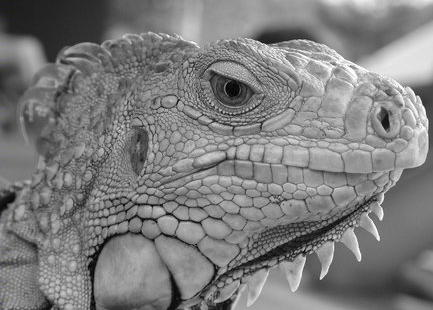
#> input picture hw2_release/iguana.png, 433 x 310 px; the run also reads 2 pictures not shown here
$ jupyter execute --allow-errors hw2.ipynb   (shell and % lines are left out)
#> lines starting #> are read from the running program, lines starting #| are printed output that depends on the picture
### hw2_release/edge.py
import numpy as np


def conv(image, kernel):
    """ An implementation of convolution filter.

    This function uses element-wise multiplication and np.sum()
    to efficiently compute weighted sum of neighborhood at each
    pixel.

    Args:
        image: numpy array of shape (Hi, Wi)
        kernel: numpy array of shape (Hk, Wk)

    Returns:
        out: numpy array of shape (Hi, Wi)
    """
    Hi, Wi = image.shape
    Hk, Wk = kernel.shape
    out = np.zeros((Hi, Wi))

    # For this assignment, we will use edge values to pad the images.
    # Zero padding will make derivatives at the image boundary very big,
    # whereas we want to ignore the edges at the boundary.
    pad_width0 = Hk // 2
    pad_width1 = Wk // 2
    pad_width = ((pad_width0, pad_width0), (pad_width1, pad_width1))
    padded = np.pad(image, pad_width, mode='edge')

    # YOUR CODE HERE
    fliped_kernel = np.flip(np.flip(kernel, axis=0), axis=1)
    for i in range(Hi):
        for j in range(Wi):
            out[i, j] = np.sum(
                padded[i:i + Hk, j:j + Wk] * fliped_kernel)
    # END YOUR CODE

    return out


def gaussian_kernel(size, sigma):
    """ Implementation of Gaussian Kernel.

    This function follows the gaussian kernel formula,
    and creates a kernel matrix.

    Hints:
    - Use np.pi and np.exp to compute pi and exp

    Args:
        size: int of the size of output matrix
        sigma: float of sigma to calculate kernel

    Returns:
        kernel: numpy array of shape (size, size)
    """
#> called with size = 3, sigma = 1

    kernel = np.zeros((size, size))

    # YOUR CODE HERE
    half_size = size // 2
    constant_item = 1.0 / (2.0 * np.pi * sigma**2)
    for i in range(size):
        for j in range(size):
            kernel[i, j] = constant_item * \
                np.exp(-((i - half_size)**2 + (j - half_size)**2) / (2 * sigma**2))
    # END YOUR CODE

    return kernel


def partial_x(img):
    """ Computes partial x-derivative of input img.

    Hints:
        - You may use the conv function in defined in this file.

    Args:
        img: numpy array of shape (H, W)
    Returns:
        out: x-derivative image
    """

    out = None

    # YOUR CODE HERE
    dx_kernel = 1.0 / 2.0 * np.array([1, 0, -1]).reshape(1, 3)
    out = conv(img, dx_kernel)
    # END YOUR CODE

    return out


def partial_y(img):
    """ Computes partial y-derivative of input img.

    Hints:
        - You may use the conv function in defined in this file.

    Args:
        img: numpy array of shape (H, W)
    Returns:
        out: y-derivative image
    """

    out = None

    # YOUR CODE HERE
    dy_kernel = 1.0 / 2.0 * np.array([1, 0, -1]).reshape(3, 1)
    out = conv(img, dy_kernel)
    # END YOUR CODE

    return out


def gradient(img):
    """ Returns gradient magnitude and direction of input img.

    Args:
        img: Grayscale image. Numpy array of shape (H, W)

    Returns:
        G: Magnitude of gradient at each pixel in img.
            Numpy array of shape (H, W)
        theta: Direction(in degrees, 0 <= theta < 360) of gradient
            at each pixel in img. Numpy array of shape (H, W)
    """
    G = np.zeros(img.shape)
    theta = np.zeros(img.shape)

    # YOUR CODE HERE
    dx = partial_x(img)
    dy = partial_y(img)
    G = np.sqrt(dx**2 + dy**2)
    theta = (np.rad2deg(np.arctan2(dy, dx)) + 180) % 360
    # END YOUR CODE

    return G, theta


def non_maximum_suppression(G, theta):
    """ Performs non-maximum suppression

    This function performs non-maximum suppression along the direction
    of gradient (theta) on the gradient magnitude image (G).

    Args:
        G: gradient magnitude image with shape of (H, W)
        theta: direction of gradients with shape of (H, W)

    Returns:
        out: non-maxima suppressed image
    """
    H, W = G.shape
    out = np.zeros((H, W))

    # Round the gradient direction to the nearest 45 degrees
    theta = np.floor((theta + 22.5) / 45) * 45

    # BEGIN YOUR CODE
    for i in range(H - 1):
        for j in range(1, W - 1):
            if theta[i, j] == 0 or theta[i, j] == 180:
                neighbors = [G[i, j - 1], G[i, j + 1]]
            if theta[i, j] == 45 or theta[i, j] == 225:
                neighbors = [G[i - 1, j - 1], G[i + 1, j + 1]]
            if theta[i, j] == 90 or theta[i, j] == 270:
                neighbors = [G[i - 1, j], G[i + 1, j]]
            if theta[i, j] == 135 or theta[i, j] == 315:
                neighbors = [G[i - 1, j + 1], G[i + 1, j - 1]]

            if G[i, j] >= neighbors[0] and G[i, j] >= neighbors[1]:
                out[i, j] = G[i, j]
            else:
                out[i, j] = 0
            # alpha = np.deg2rad(theta[i, j])
            # # note here the angle is measured clockwisely
            # # i.e. if theta=90 degree the direction is south.
            # p1 = G[i - int(np.round(np.sin(alpha))), j -
            #        int(np.round(np.cos(alpha)))]
            # p2 = G[i + int(np.round(np.sin(alpha))), j +
            #        int(np.round(np.cos(alpha)))]
            # if not (G[i, j] >= p1 and G[i, j] >= p2):
            #     out[i, j] = 0
            # else:
            #     out[i, j] = G[i, j]
            # END YOUR CODE

    return out


def double_thresholding(img, high, low):
    """
    Args:
        img: numpy array of shape (H, W) representing NMS edge response
        high: high threshold(float) for strong edges
        low: low threshold(float) for weak edges

    Returns:
        strong_edges: Boolean array representing strong edges.
            Strong edeges are the pixels with the values above
            the higher threshold.
        weak_edges: Boolean array representing weak edges.
            Weak edges are the pixels with the values below the
            higher threshould and above the lower threshold.
    """

    strong_edges = np.zeros(img.shape)
    weak_edges = np.zeros(img.shape)

    # YOUR CODE HERE
    strong_edges = img >= high
    weak_edges = (img < high) & (img >= low)
    # END YOUR CODE

    return strong_edges, weak_edges


def get_neighbors(y, x, H, W):
    """ Return indices of valid neighbors of (y, x)

    Return indices of all the valid neighbors of (y, x) in an array of
    shape (H, W). An index (i, j) of a valid neighbor should satisfy
    the following:
        1. i >= 0 and i < H
        2. j >= 0 and j < W
        3. (i, j) != (y, x)

    Args:
        y, x: location of the pixel
        H, W: size of the image
    Returns:
        neighbors: list of indices of neighboring pixels [(i, j)]
    """
    neighbors = []

    for i in (y - 1, y, y + 1):
        for j in (x - 1, x, x + 1):
            if i >= 0 and i < H and j >= 0 and j < W:
                if (i == y and j == x):
                    continue
                neighbors.append((i, j))

    return neighbors


def link_edges(strong_edges, weak_edges):
    """ Find weak edges connected to strong edges and link them.

    Iterate over each pixel in strong_edges and perform breadth first
    search across the connected pixels in weak_edges to link them.
    Here we consider a pixel (a, b) is connected to a pixel (c, d)
    if (a, b) is one of the eight neighboring pixels of (c, d).

    Args:
        strong_edges: binary image of shape (H, W)
        weak_edges: binary image of shape (H, W)
    Returns:
        edges: numpy array of shape(H, W)
    """

    H, W = strong_edges.shape
    indices = np.stack(np.nonzero(strong_edges)).T
    edges = np.zeros((H, W))

    # YOUR CODE HERE
    for i, j in indices:
        edges[i, j] = True
        neighbors = get_neighbors(i, j, H, W)
        for coordiate in neighbors:
            if weak_edges[coordiate]:
                edges[coordiate] = True

    # END YOUR CODE

    return edges


def canny(img, kernel_size=5, sigma=1.4, high=20, low=15):
    """ Implement canny edge detector by calling functions above.

    Args:
        img: binary image of shape (H, W)
        kernel_size: int of size for kernel matrix
        sigma: float for calculating kernel
        high: high threshold for strong edges
        low: low threashold for weak edges
    Returns:
        edge: numpy array of shape(H, W)
    """
    # YOUR CODE HERE
    # 1. smoothing
    blurred_img = conv(img, gaussian_kernel(kernel_size, sigma))
    # 2. Finding gradients
    G, theta = gradient(blurred_img)
    # 3. Non-maximum suppression
    nms = non_maximum_suppression(G, theta)
    # 4. Double thresholding
    strong_edges, weak_edges = double_thresholding(nms, high, low)
    # 5. Edge tracking
    edge = link_edges(strong_edges, weak_edges)

    # END YOUR CODE

    return edge


def hough_transform(img):
    """ Transform points in the input image into Hough space.

    Use the parameterization:
        rho = x * cos(theta) + y * sin(theta)
    to transform a point (x,y) to a sine-like function in Hough space.

    Args:
        img: binary image of shape (H, W)

    Returns:
        accumulator: numpy array of shape (m, n)
        rhos: numpy array of shape (m, )
        thetas: numpy array of shape (n, )
    """
    # Set rho and theta ranges
    W, H = img.shape
    diag_len = int(np.ceil(np.sqrt(W * W + H * H)))
    rhos = np.linspace(-diag_len, diag_len, diag_len * 2.0 + 1)
    thetas = np.deg2rad(np.arange(-90.0, 90.0))

    # Cache some reusable values
    cos_t = np.cos(thetas)
    sin_t = np.sin(thetas)
    num_thetas = len(thetas)

    # Initialize accumulator in the Hough space
    accumulator = np.zeros((2 * diag_len + 1, num_thetas), dtype=np.uint64)
    ys, xs = np.nonzero(img)

    # Transform each point (x, y) in image
    # Find rho corresponding to values in thetas
    # and increment the accumulator in the corresponding coordiate.
    # YOUR CODE HERE
    for i, j in zip(xs, ys):
        for idx in range(num_thetas):
            r = i * cos_t[idx] + j * sin_t[idx]
            accumulator[int(r + diag_len), idx] += 1
    # END YOUR CODE

    return accumulator, rhos, thetas

### hw2_release/hw2.ipynb
# Homework 2
*This notebook includes both coding and written questions. Please hand in this notebook file with all the outputs and your answers to the written questions.*

This assignment covers Canny edge detector and Hough transform.

[cell 1]
# Setup
import numpy as np
import matplotlib.pyplot as plt
from time import time
from skimage import io

from __future__ import print_function

plt.rcParams['figure.figsize'] = (15.0, 12.0) # set default size of plots
plt.rcParams['image.interpolation'] = 'nearest'
plt.rcParams['image.cmap'] = 'gray'

# for auto-reloading extenrnal modules

## Part 1: Canny Edge Detector (85 points)
In this part, you are going to implment Canny edge detector. The Canny edge detection algorithm can be broken down in to five steps:
1. Smoothing
2. Finding gradients
3. Non-maximum suppression
4. Double thresholding
5. Edge tracking by hysterisis

### 1.1 Smoothing (10 points)
#### Implementation (5 points)
We first smooth the input image by convolving it with a Gaussian kernel. The equation for a Gaussian kernel of size $(2k+1)\times(2k+1)$ is given by:

$$h_{ij}=\frac{1}{2\pi\sigma^2}\exp{\Bigl(-\frac{(i-k)^2+(j-k)^2}{2\sigma^2}\Bigr)}, 0\leq i,j < 2k+1$$

Implement **`gaussian_kernel`** in `edge.py` and run the code below.

[cell 2]
from edge import conv, gaussian_kernel

# Define 3x3 Gaussian kernel with std = 1
kernel = gaussian_kernel(3, 1)
kernel_test = np.array(
    [[ 0.05854983, 0.09653235, 0.05854983],
     [ 0.09653235, 0.15915494, 0.09653235],
     [ 0.05854983, 0.09653235, 0.05854983]]
)

# Test Gaussian kernel
if not np.allclose(kernel, kernel_test):
    print('Incorrect values! Please check your implementation.')

[cell 3]
# Test with different kernel_size and sigma
kernel_size = 5
sigma = 1.4

# Load image
img = io.imread('iguana.png', as_gray=True)

# Define 5x5 Gaussian kernel with std = sigma
kernel = gaussian_kernel(kernel_size, sigma)

# Convolve image with kernel to achieve smoothed effect
smoothed = conv(img, kernel)

plt.subplot(1,2,1)
plt.imshow(img)
plt.title('Original image')
plt.axis('off')

plt.subplot(1,2,2)
plt.imshow(smoothed)
plt.title('Smoothed image')
plt.axis('off')

plt.show()

#### Question (5 points)
What is the effect of the kernel_size and sigma?

**Your Answer:** Write your solution in this markdown cell.

**Answer:**

kernel_size 越大，平滑效果越显著；

sigma 控制着平滑窗的大小，越大，平滑效果越显著

### 1.2 Finding gradients (15 points)
The gradient of a 2D scalar function $I:\mathbb{R}^2\rightarrow{\mathbb{R}}$ in Cartesian coordinate is defined by:

$$\nabla{I(x,y)}=\bigl[\frac{\partial{I}}{\partial{x}},\frac{\partial{I}}{\partial{y}}\bigr],$$

where

$$
\frac{\partial{I(x,y)}}{\partial{x}}=\lim_{\Delta{x}\to{0}}\frac{I(x+\Delta{x},y)-I(x,y)}{\Delta{x}} \\
\frac{\partial{I(x,y)}}{\partial{y}}=\lim_{\Delta{y}\to{0}}\frac{I(x,y+\Delta{y})-I(x,y)}{\Delta{y}}.
$$

In case of images, we can approximate the partial derivatives by taking differences at one pixel intervals:

$$
\frac{\partial{I(x,y)}}{\partial{x}}\approx{\frac{I(x+1,y)-I(x-1,y)}{2}} \\
\frac{\partial{I(x,y)}}{\partial{y}}\approx{\frac{I(x,y+1)-I(x,y-1)}{2}}
$$

Note that the partial derivatives can be computed by convolving the image $I$ with some appropriate kernels $D_x$ and $D_y$:

$$
\frac{\partial{I}}{\partial{x}}\approx{I*D_x}=G_x \\
\frac{\partial{I}}{\partial{y}}\approx{I*D_y}=G_y
$$

#### Implementation (5 points)
Find the kernels $D_x$ and $D_y$ and implement **`partial_x`** and **`partial_y`** using `conv` defined in `edge.py`.

*-Hint: Remeber that convolution flips the kernel.*

[cell 4]
from edge import partial_x, partial_y

# Test input
I = np.array(
    [[0, 0, 0],
     [0, 1, 0],
     [0, 0, 0]]
)

# Expected outputs
I_x_test = np.array(
    [[ 0, 0, 0],
     [ 0.5, 0, -0.5],
     [ 0, 0, 0]]
)

I_y_test = np.array(
    [[ 0, 0.5, 0],
     [ 0, 0, 0],
     [ 0, -0.5, 0]]
)

# Compute partial derivatives
I_x = partial_x(I)
I_y = partial_y(I)

# Test correctness of partial_x and partial_y
if not np.all(I_x == I_x_test):
    print('partial_x incorrect')

if not np.all(I_y == I_y_test):
    print('partial_y incorrect')

[cell 5]
# Compute partial derivatives of smoothed image
Gx = partial_x(smoothed)
#> after the loop in conv (call 4), `for i in range(Hi):`:
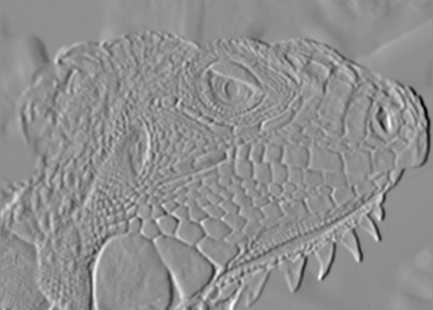
#> out: shape (310, 433) float64; min -0.155, max 0.122, mean 0.000203; drawn with min black and max white
Gy = partial_y(smoothed)
#> after the loop in conv (call 5), `for i in range(Hi):`:
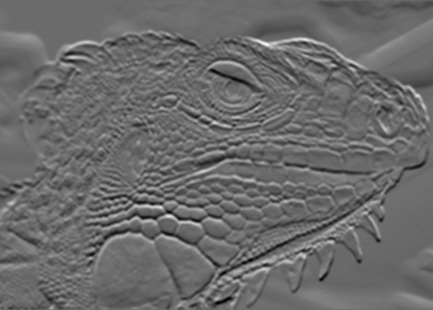
#> out: shape (310, 433) float64; min -0.112, max 0.154, mean -0.00018; drawn with min black and max white

plt.subplot(1,2,1)
plt.imshow(Gx)
plt.title('Derivative in x direction')
plt.axis('off')

plt.subplot(1,2,2)
plt.imshow(Gy)
plt.title('Derivative in y direction')
plt.axis('off')

plt.show()

#### Question (5 points)
What is the reason for performing smoothing prior to computing the gradients?

**Your Answer:** Write your solution in this markdown cell.

**Answer:**

防止出现过多的细节

#### Implementation (5 points)
Now, we can compute the magnitude and direction of gradient with the two partial derivatives:

$$
G = \sqrt{G_{x}^{2}+G_{y}^{2}} \\
\Theta = arctan\bigl(\frac{G_{y}}{G_{x}}\bigr)
$$

Implement **`gradient`** in `edge.py` which takes in an image and outputs $G$ and $\Theta$.

*-Hint: Use np.arctan2 to compute $\Theta$.*

[cell 6]
from edge import gradient

G, theta = gradient(smoothed)
#> in gradient, `G = np.sqrt(dx**2 + dy**2)`:
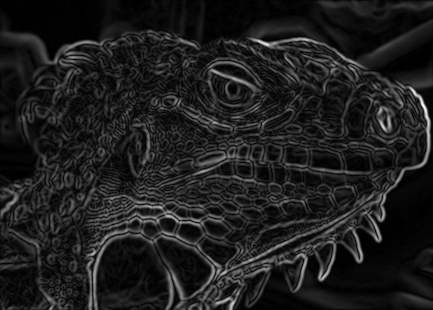
#> G: shape (310, 433) float64; min 0, max 0.171, mean 0.0204; drawn with min black and max white

if not np.all(G >= 0):
    print('Magnitude of gradients should be non-negative.')

if not np.all((theta >= 0) * (theta < 360)):
    print('Direction of gradients should be in range 0 <= theta < 360')

plt.imshow(G)
plt.title('Gradient magnitude')
plt.axis('off')
plt.show()

### 1.3 Non-maximum suppression (15 points)
You should be able to note that the edges extracted from the gradient of the smoothed image is quite thick and blurry. The purpose of this step is to convert the "blurred" edges into "sharp" edges. Basically, this is done by preserving all local maxima in the gradient image and discarding everything else. The algorithm is for each pixel (x,y) in the gradient image:
1. Round the gradient direction $\Theta[y,x]$ to the nearest 45 degrees, corresponding to the use of an 8-connected neighbourhood.

2. Compare the edge strength of the current pixel with the edge strength of the pixel in the positive and negative gradient direction. For example, if the gradient direction is south (theta=90), compare with the pixels to the north and south.

3. If the edge strength of the current pixel is the largest; preserve the value of the edge strength. If not, suppress (i.e. remove) the value.

Implement **`non_maximum_suppression`** in `edge.py`

[cell 7]
from edge import non_maximum_suppression

# Test input
g = np.array(
    [[0.4, 0.5, 0.6],
     [0.3, 0.5, 0.7],
     [0.4, 0.5, 0.6]]
)

# Print out non-maximum suppressed output
# varying theta
for angle in range(0, 180, 45):
    print('Thetas:', angle)
    t = np.ones((3, 3)) * angle # Initialize theta
    print(non_maximum_suppression(g, t))

[cell 8]
nms = non_maximum_suppression(G, theta)
plt.imshow(nms)
plt.title('Non-maximum suppressed')
plt.axis('off')
plt.show()

### 1.4 Double Thresholding (20 points)

The edge-pixels remaining after the non-maximum suppression step are (still) marked with their strength pixel-by-pixel. Many of these will probably be true edges in the image, but some may be caused by noise or color variations, for instance, due to rough surfaces. The simplest way to discern between these would be to use a threshold, so that only edges stronger that a certain value would be preserved. The Canny edge detection algorithm uses double thresholding. Edge pixels stronger than the high threshold are marked as strong; edge pixels weaker than the low threshold are suppressed and edge pixels between the two thresholds are marked as weak.

Implement **`double_thresholding`** in `edge.py`

[cell 9]
from edge import double_thresholding

low_threshold = 0.02
high_threshold = 0.03

strong_edges, weak_edges = double_thresholding(nms, high_threshold, low_threshold)
#> in double_thresholding, `strong_edges = img >= high`:
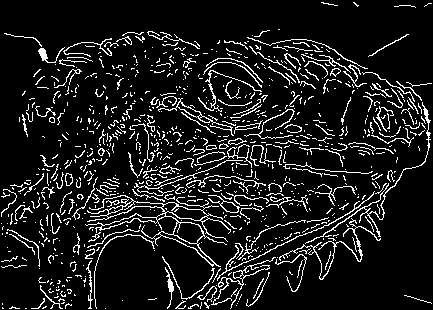
#> strong_edges: shape (310, 433) bool; 10.6% white in thin lines or dots
#> in double_thresholding, `weak_edges = (img < high) & (img >= low)`:
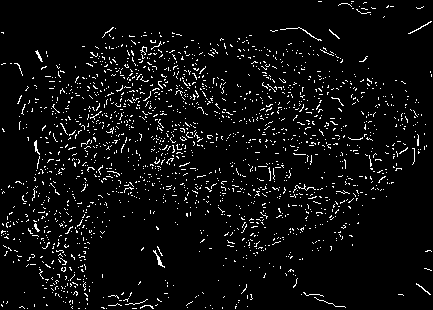
#> weak_edges: shape (310, 433) bool; 5% white in thin lines or dots
assert(np.sum(strong_edges & weak_edges) == 0)

edges=strong_edges * 1.0 + weak_edges * 0.5

plt.subplot(1,2,1)
plt.imshow(strong_edges)
plt.title('Strong Edges')
plt.axis('off')

plt.subplot(1,2,2)
plt.imshow(edges)
plt.title('Strong+Weak Edges')
plt.axis('off')

plt.show()

### 1.5 Edge tracking (15 points)

Strong edges are interpreted as “certain edges”, and can immediately be included in the final edge image. Weak edges are included if and only if they are connected to strong edges. The logic is of course that noise and other small variations are unlikely to result in a strong edge (with proper adjustment of the threshold levels). Thus strong edges will (almost) only be due to true edges in the original image. The weak edges can either be due to true edges or noise/color variations. The latter type will probably be distributed in dependently of edges on the entire image, and thus only a small amount will be located adjacent to strong edges. Weak edges due to true edges are much more likely to be connected directly to strong edges.

Implement **`link_edges`** in `edge.py`

[cell 10]
from edge import get_neighbors, link_edges

test_strong = np.array(
    [[1, 0, 0, 0],
     [0, 0, 0, 0],
     [0, 0, 0, 0],
     [0, 0, 0, 1]]
)

test_weak = np.array(
    [[0, 0, 0, 1],
     [0, 1, 0, 0],
     [1, 0, 0, 0],
     [0, 0, 1, 0]]
)

test_linked = link_edges(test_strong, test_weak)

plt.subplot(1, 3, 1)
plt.imshow(test_strong)
plt.title('Strong edges')

plt.subplot(1, 3, 2)
plt.imshow(test_weak)
plt.title('Weak edges')

plt.subplot(1, 3, 3)
plt.imshow(test_linked)
plt.title('Linked edges')
plt.show()
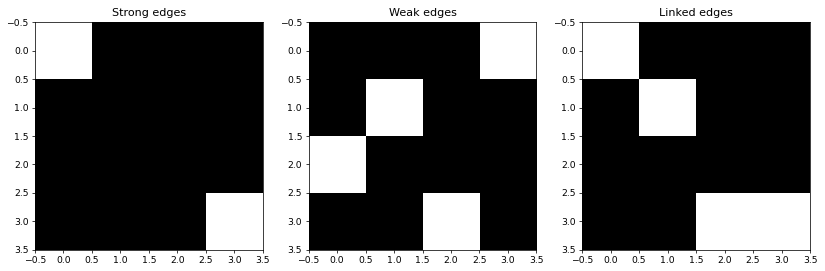
#> figure drawn by matplotlib, 3 panels

[cell 11]
edges = link_edges(strong_edges, weak_edges)
#> in link_edges (call 2), `indices = np.stack(np.nonzero(strong_edges)).T`: indices = 14263 pairs, first value 2 to 308, second value 1 to 431
#> the loop in link_edges (call 2), `for i, j in indices:` made 14263 passes
#> (i, j) on passes 1, 2, 4: (2, 321), (2, 322), (2, 353)
#> after the loop in link_edges (call 2), `for i, j in indices:`:
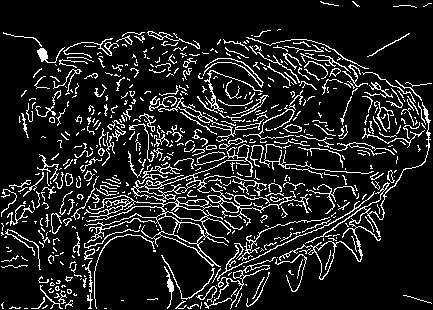
#> edges: shape (310, 433) float64; values 0 (black) and 1 (white), 12.6% white in thin lines or dots

plt.imshow(edges)
plt.axis('off')
plt.show()

### 1.6 Canny edge detector
Implement **`canny`** in `edge.py` using the functions you have implemented so far. Test edge detector with different parameters.

Here is an example of the output:

[cell 12]
from edge import canny

# Load image
img = io.imread('iguana.png', as_gray=True)

# Run Canny edge detector
edges = canny(img, kernel_size=5, sigma=1.6, high=0.025, low=0.01)
#> in gradient (call 2), `theta = (np.rad2deg(np.arctan2(dy, dx)) + 180) % 360`:
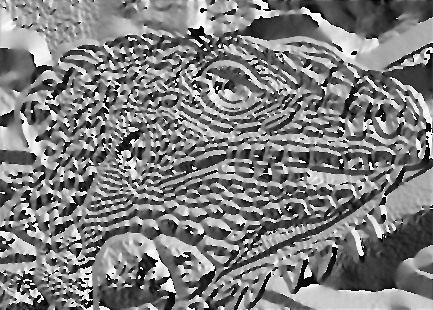
#> theta: shape (310, 433) float64; min 0, max 360, mean 178.7; drawn with min black and max white
#> after the loop in non_maximum_suppression (call 6), `for i in range(H - 1):`:
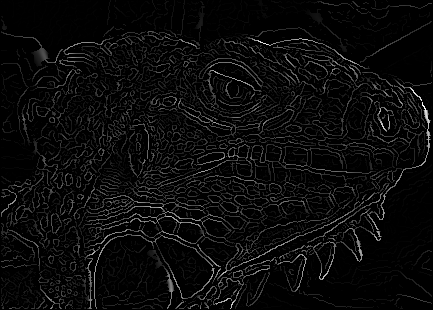
#> out: shape (310, 433) float64; min 0, max 0.145, mean 0.00645; drawn with min black and max white
#> call 2 of double_thresholding, with high = 0.025, low = 0.01
#> in double_thresholding (call 2), `strong_edges = img >= high`:
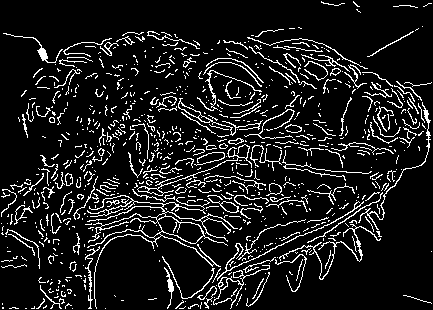
#> strong_edges: shape (310, 433) bool; 10.9% white in thin lines or dots
#> (the rest of the program and of its run is left out)
